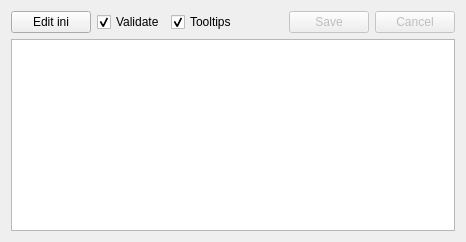
       <widget class="QWidget" name="tabEdit">
        <attribute name="title">
         <string>Edit ini Section</string>
        </attribute>
        <layout class="QGridLayout" name="gridLayout_16">
         <item row="0" column="1">
          <widget class="QCheckBox" name="chkValidateIniKeys">
           <property name="toolTip">
            <string>&lt;html&gt;&lt;head/&gt;&lt;body&gt;
&lt;p&gt;When checked, INI keys will be validated and highlighted according to the CSV. Uncheck to disable validation/highlighting.&lt;/p&gt;
&lt;br/&gt;
&lt;table cellspacing=&quot;3&quot; cellpadding=&quot;0&quot;&gt;
  &lt;tr&gt;&lt;td style=&quot;white-space: nowrap;&quot;&gt;- &lt;span style=&quot;font-style: italic; color:#000000; background-color:#ffff00;&quot;&gt;Black Text, Yellow BG, Italic&lt;/span&gt;&lt;/td&gt;&lt;td&gt;: Renamed key (old name - invalid)&lt;/td&gt;&lt;/tr&gt;
  &lt;tr&gt;&lt;td style=&quot;white-space: nowrap;&quot;&gt;- &lt;span style=&quot;text-decoration: line-through; color:#ffffff; background-color:#000000;&quot;&gt;White Text, Black BG, Strikeout&lt;/span&gt;&lt;/td&gt;&lt;td&gt;: Removed key (no longer available)&lt;/td&gt;&lt;/tr&gt;
  &lt;tr&gt;&lt;td style=&quot;white-space: nowrap;&quot;&gt;- &lt;span style=&quot;color:#008b8b; background-color:#ffffff;&quot;&gt;Dark Cyan Text, White BG&lt;/span&gt;&lt;/td&gt;&lt;td&gt;: Future key (unavailable)&lt;/td&gt;&lt;/tr&gt;
  &lt;tr&gt;&lt;td style=&quot;white-space: nowrap;&quot;&gt;- &lt;span style=&quot;text-decoration: underline; color: #ff0000;&quot;&gt;Red Spell Check Underline&lt;/span&gt;&lt;/td&gt;&lt;td&gt;: Invalid/unknown key&lt;/td&gt;&lt;/tr&gt;
  &lt;tr&gt;&lt;td style=&quot;white-space: nowrap;&quot;&gt;- &lt;span style=&quot;color:#c03224;&quot;&gt;Dark/Light Red Text&lt;/span&gt;&lt;/td&gt;&lt;td&gt;: Valid/known key&lt;/td&gt;&lt;/tr&gt;
&lt;/table&gt;
&lt;br/&gt;
&lt;p&gt;&lt;span style=&quot;font-weight:600;&quot;&gt;Note&lt;/span&gt;: Only valid/known keys are functional in this version. However, no global or per-box validation is performed. Some settings may appear valid but might not work in all contexts.&lt;/p&gt;
&lt;/body&gt;&lt;/html&gt;</string>
           </property>
           <property name="text">
            <string>Validate</string>
           </property>
           <property name="checked">
            <bool>true</bool>
           </property>
          </widget>
         </item>
         <item row="1" column="0" colspan="6">
          <widget class="QPlainTextEdit" name="txtIniSection">
           <property name="lineWrapMode">
            <enum>QPlainTextEdit::NoWrap</enum>
           </property>
          </widget>
         </item>
         <item row="0" column="5">
          <widget class="QPushButton" name="btnCancelEdit">
           <property name="enabled">
            <bool>false</bool>
           </property>
           <property name="text">
            <string>Cancel</string>
           </property>
          </widget>
         </item>
         <item row="0" column="3">
          <spacer name="horizontalSpacer_7">
           <property name="orientation">
            <enum>Qt::Horizontal</enum>
           </property>
           <property name="sizeHint" stdset="0">
            <size>
             <width>40</width>
             <height>20</height>
            </size>
           </property>
          </spacer>
         </item>
         <item row="0" column="0">
          <widget class="QPushButton" name="btnEditIni">
           <property name="text">
            <string>Edit ini</string>
           </property>
           <property name="checkable">
            <bool>false</bool>
           </property>
          </widget>
         </item>
         <item row="0" column="4">
          <widget class="QPushButton" name="btnSaveIni">
           <property name="enabled">
            <bool>false</bool>
           </property>
           <property name="text">
            <string>Save</string>
           </property>
          </widget>
         </item>
         <item row="0" column="2">
          <widget class="QCheckBox" name="chkEnableTooltips">
           <property name="toolTip">
            <string>Show detailed information tooltips when hovering over configuration settings.
Tooltips include version details, syntax requirements, and descriptions to help you understand and correctly configure each setting.</string>
           </property>
           <property name="text">
            <string>Tooltips</string>
           </property>
           <property name="checked">
            <bool>true</bool>
           </property>
          </widget>
         </item>
        </layout>
       </widget>
